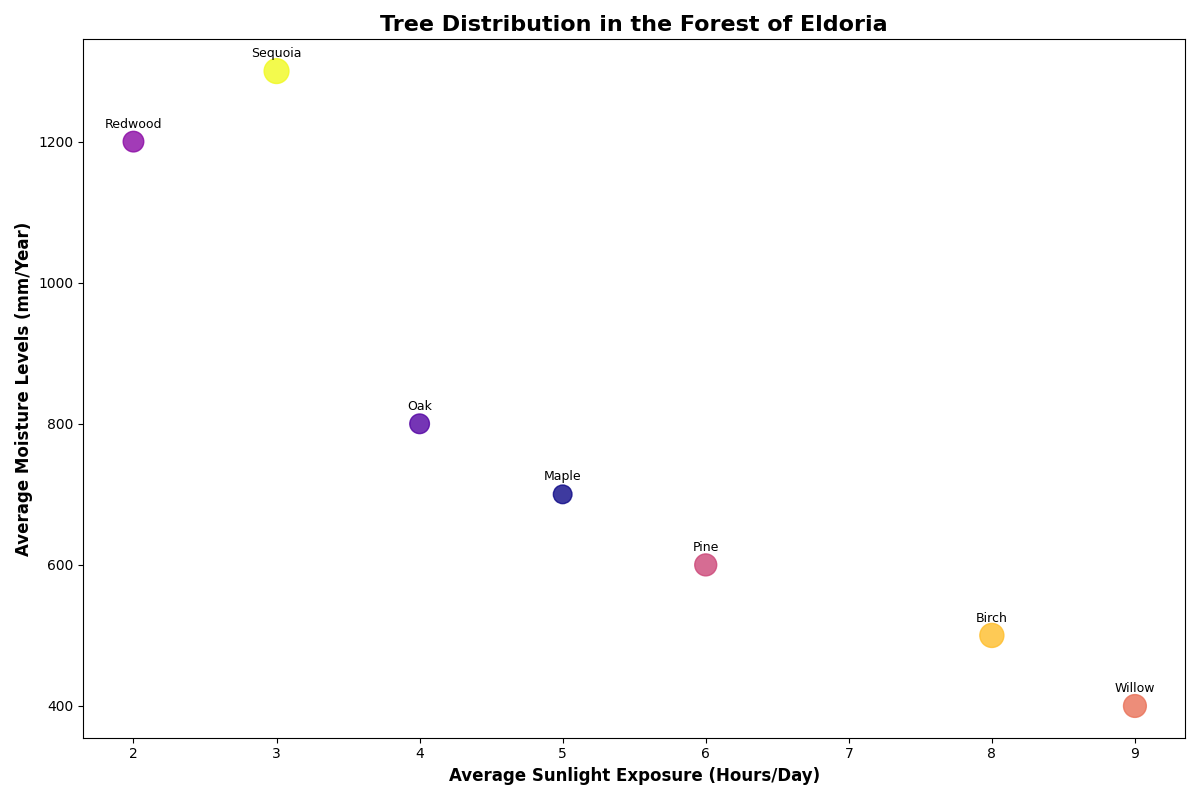

Write Python code to recreate this figure.
import matplotlib.pyplot as plt
import numpy as np

tree_species = ['Oak', 'Pine', 'Maple', 'Birch', 'Redwood', 'Willow', 'Sequoia']
sunlight_hours = np.array([4, 6, 5, 8, 2, 9, 3])
moisture_levels = np.array([800, 600, 700, 500, 1200, 400, 1300])
prevalence = np.array([200, 250, 180, 300, 220, 270, 320])

plt.figure(figsize=(12, 8))
scatter = plt.scatter(sunlight_hours, moisture_levels, s=prevalence, c=prevalence, cmap='plasma', alpha=0.8)

plt.title('Tree Distribution in the Forest of Eldoria', fontsize=16, fontweight='bold')
plt.xlabel('Average Sunlight Exposure (Hours/Day)', fontsize=12, fontweight='bold')
plt.ylabel('Average Moisture Levels (mm/Year)', fontsize=12, fontweight='bold')

for i, species in enumerate(tree_species):
    plt.annotate(species, (sunlight_hours[i], moisture_levels[i]), 
                 textcoords="offset points", xytext=(0,10), ha='center', fontsize=9, color='black')

plt.tight_layout()
plt.show()
